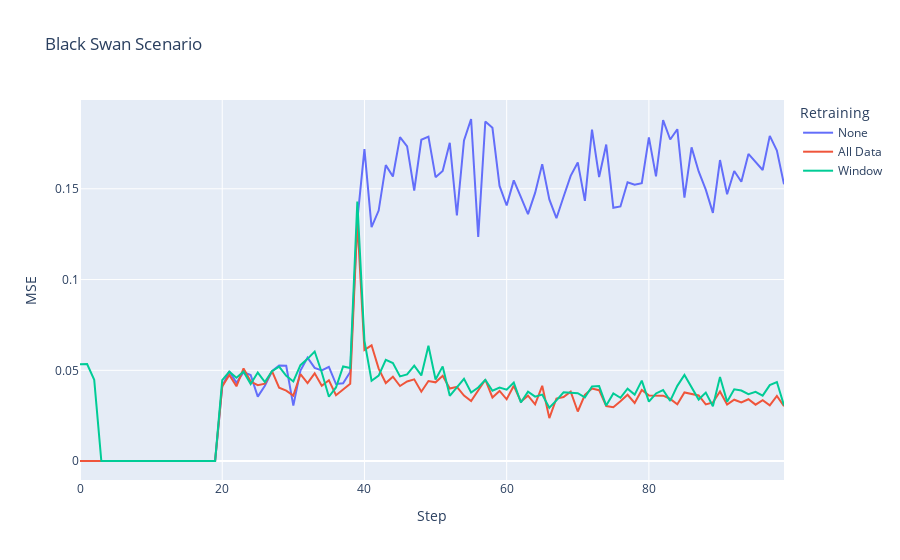

The cell this chart's notebook holds for it:
### Code cell
plot_df = eval_df.loc[eval_df['scenario'] == 'Black Swan']  
fig = line(plot_df, x='step', y='mse', color='retraining', title='Black Swan Scenario')
fig.update_layout(xaxis_title='Step', yaxis_title='MSE', legend_title_text='Retraining')
fig.show()
